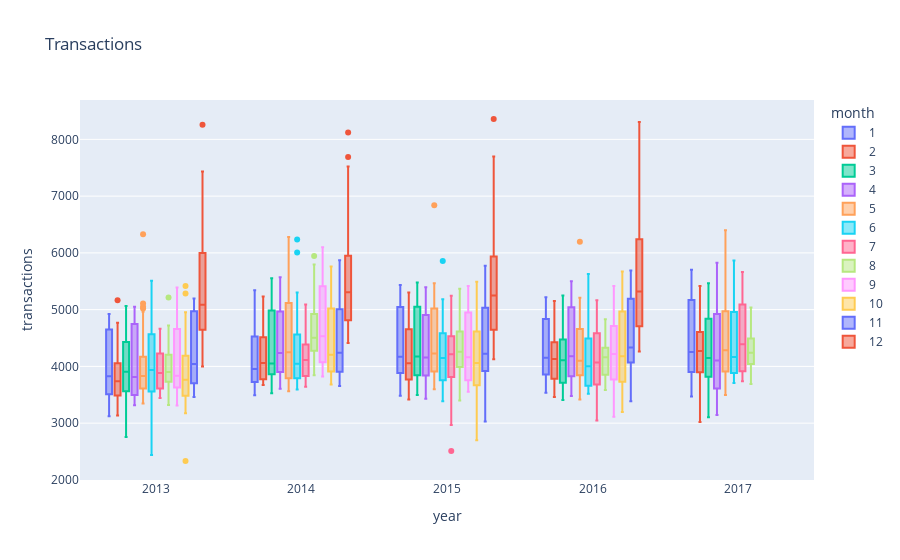

The notebook cell this image was saved under:
### Markdown cell above
#### The box plots gives us a better view of the spike in transactions. This occurs in December. Probably due to Christmas and New Years holidays

### Code cell
a = nTransactions.copy()
a["year"] = a.date.dt.year
a["month"] = a.date.dt.month
px.box(a, x="year", y="transactions" , color = "month", title = "Transactions")

### Figure 1 — Plotly figure (JSON) as saved in the notebook; plotly's stock layout.template omitted (floating-point values rounded to 4 significant figures; data arrays with more than 128 entries replaced by an {"elided": "..."} marker saying what was removed)
{"data": [{"alignmentgroup": "True", "hovertemplate": "month=1<br>year=%{x}<br>transactions=%{y}<extra></extra>", "legendgroup": "1", "marker": {"color": "#636efa"}, "name": "1", "notched": false, "offsetgroup": "1", "orientation": "v", "showlegend": true, "type": "box", "x": {"elided": "148 int values"}, "x0": " ", "xaxis": "x", "y": {"elided": "148 int values"}, "y0": " ", "yaxis": "y"}, {"alignmentgroup": "True", "hovertemplate": "month=2<br>year=%{x}<br>transactions=%{y}<extra></extra>", "legendgroup": "2", "marker": {"color": "#EF553B"}, "name": "2", "notched": false, "offsetgroup": "2", "orientation": "v", "showlegend": true, "type": "box", "x": {"elided": "141 int values"}, "x0": " ", "xaxis": "x", "y": {"elided": "141 int values"}, "y0": " ", "yaxis": "y"}, {"alignmentgroup": "True", "hovertemplate": "month=3<br>year=%{x}<br>transactions=%{y}<extra></extra>", "legendgroup": "3", "marker": {"color": "#00cc96"}, "name": "3", "notched": false, "offsetgroup": "3", "orientation": "v", "showlegend": true, "type": "box", "x": {"elided": "155 int values"}, "x0": " ", "xaxis": "x", "y": {"elided": "155 int values"}, "y0": " ", "yaxis": "y"}, {"alignmentgroup": "True", "hovertemplate": "month=4<br>year=%{x}<br>transactions=%{y}<extra></extra>", "legendgroup": "4", "marker": {"color": "#ab63fa"}, "name": "4", "notched": false, "offsetgroup": "4", "orientation": "v", "showlegend": true, "type": "box", "x": {"elided": "150 int values"}, "x0": " ", "xaxis": "x", "y": {"elided": "150 int values"}, "y0": " ", "yaxis": "y"}, {"alignmentgroup": "True", "hovertemplate": "month=5<br>year=%{x}<br>transactions=%{y}<extra></extra>", "legendgroup": "5", "marker": {"color": "#FFA15A"}, "name": "5", "notched": false, "offsetgroup": "5", "orientation": "v", "showlegend": true, "type": "box", "x": {"elided": "155 int values"}, "x0": " ", "xaxis": "x", "y": {"elided": "155 int values"}, "y0": " ", "yaxis": "y"}, {"alignmentgroup": "True", "hovertemplate": "month=6<br>year=%{x}<br>transactions=%{y}<extra></extra>", "legendgroup": "6", "marker": {"color": "#19d3f3"}, "name": "6", "notched": false, "offsetgroup": "6", "orientation": "v", "showlegend": true, "type": "box", "x": {"elided": "150 int values"}, "x0": " ", "xaxis": "x", "y": {"elided": "150 int values"}, "y0": " ", "yaxis": "y"}, {"alignmentgroup": "True", "hovertemplate": "month=7<br>year=%{x}<br>transactions=%{y}<extra></extra>", "legendgroup": "7", "marker": {"color": "#FF6692"}, "name": "7", "notched": false, "offsetgroup": "7", "orientation": "v", "showlegend": true, "type": "box", "x": {"elided": "155 int values"}, "x0": " ", "xaxis": "x", "y": {"elided": "155 int values"}, "y0": " ", "yaxis": "y"}, {"alignmentgroup": "True", "hovertemplate": "month=8<br>year=%{x}<br>transactions=%{y}<extra></extra>", "legendgroup": "8", "marker": {"color": "#B6E880"}, "name": "8", "notched": false, "offsetgroup": "8", "orientation": "v", "showlegend": true, "type": "box", "x": {"elided": "139 int values"}, "x0": " ", "xaxis": "x", "y": {"elided": "139 int values"}, "y0": " ", "yaxis": "y"}, {"alignmentgroup": "True", "hovertemplate": "month=9<br>year=%{x}<br>transactions=%{y}<extra></extra>", "legendgroup": "9", "marker": {"color": "#FF97FF"}, "name": "9", "notched": false, "offsetgroup": "9", "orientation": "v", "showlegend": true, "type": "box", "x": [2013, 2013, 2013, 2013, 2013, 2013, 2013, 2013, 2013, 2013, 2013, 2013, 2013, 2013, 2013, 2013, 2013, 2013, 2013, 2013, 2013, 2013, 2013, 2013, 2013, 2013, 2013, 2013, 2013, 2013, 2014, 2014, 2014, 2014, 2014, 2014, 2014, 2014, 2014, 2014, 2014, 2014, 2014, 2014, 2014, 2014, 2014, 2014, 2014, 2014, 2014, 2014, 2014, 2014, 2014, 2014, 2014, 2014, 2014, 2014, 2015, 2015, 2015, 2015, 2015, 2015, 2015, 2015, 2015, 2015, 2015, 2015, 2015, 2015, 2015, 2015, 2015, 2015, 2015, 2015, 2015, 2015, 2015, 2015, 2015, 2015, 2015, 2015, 2015, 2015, 2016, 2016, 2016, 2016, 2016, 2016, 2016, 2016, 2016, 2016, 2016, 2016, 2016, 2016, 2016, 2016, 2016, 2016, 2016, 2016, 2016, 2016, 2016, 2016, 2016, 2016, 2016, 2016, 2016, 2016], "x0": " ", "xaxis": "x", "y": [5391, 4303, 3938, 4372, 3629, 3751, 5077, 5038, 3789, 3337, 4035, 3509, 3841, 4838, 4904, 3813, 3311, 3778, 3333, 3895, 4601, 4657, 3758, 3452, 3832, 3394, 3827, 4771, 4788, 3357, 5006, 4521, 4985, 4283, 4571, 5847, 6099, 4415, 4087, 4546, 3946, 4567, 5674, 5634, 4273, 4125, 4545, 3820, 4057, 5529, 5410, 3983, 4054, 4637, 4064, 4072, 5556, 5631, 4107, 3988, 4233, 4573, 3943, 4465, 5417, 5327, 4036, 3779, 4219, 3552, 4148, 5046, 5015, 3754, 3563, 4239, 3623, 4170, 4984, 4951, 3596, 3594, 4089, 3627, 4283, 5171, 5124, 3768, 3551, 3945, 3113, 4620, 5418, 4761, 4202, 4014, 4330, 3775, 4261, 5149, 4712, 3844, 3475, 3996, 3621, 4274, 5000, 4904, 3863, 3706, 4262, 3619, 4232, 4901, 4929, 3767, 3593, 3973, 3545, 4238], "y0": " ", "yaxis": "y"}, {"alignmentgroup": "True", "hovertemplate": "month=10<br>year=%{x}<br>transactions=%{y}<extra></extra>", "legendgroup": "10", "marker": {"color": "#FECB52"}, "name": "10", "notched": false, "offsetgroup": "10", "orientation": "v", "showlegend": true, "type": "box", "x": [2013, 2013, 2013, 2013, 2013, 2013, 2013, 2013, 2013, 2013, 2013, 2013, 2013, 2013, 2013, 2013, 2013, 2013, 2013, 2013, 2013, 2013, 2013, 2013, 2013, 2013, 2013, 2013, 2013, 2013, 2013, 2014, 2014, 2014, 2014, 2014, 2014, 2014, 2014, 2014, 2014, 2014, 2014, 2014, 2014, 2014, 2014, 2014, 2014, 2014, 2014, 2014, 2014, 2014, 2014, 2014, 2014, 2014, 2014, 2014, 2014, 2014, 2015, 2015, 2015, 2015, 2015, 2015, 2015, 2015, 2015, 2015, 2015, 2015, 2015, 2015, 2015, 2015, 2015, 2015, 2015, 2015, 2015, 2015, 2015, 2015, 2015, 2015, 2015, 2015, 2015, 2015, 2015, 2016, 2016, 2016, 2016, 2016, 2016, 2016, 2016, 2016, 2016, 2016, 2016, 2016, 2016, 2016, 2016, 2016, 2016, 2016, 2016, 2016, 2016, 2016, 2016, 2016, 2016, 2016, 2016, 2016, 2016, 2016], "x0": " ", "xaxis": "x", "y": [3753, 4116, 3593, 4046, 4890, 4954, 3663, 3529, 3969, 3418, 2333, 4209, 4345, 3345, 3175, 3960, 3517, 3795, 5416, 5284, 3565, 3386, 3822, 3436, 3764, 4826, 4678, 3611, 3470, 4031, 3354, 4787, 4115, 4717, 5760, 5617, 3870, 4120, 4203, 3875, 4984, 5169, 5033, 4024, 3838, 4465, 4017, 4329, 5523, 5211, 4119, 3817, 4338, 3679, 4098, 5177, 5149, 3754, 3765, 4256, 3795, 4139, 3830, 4466, 5491, 5414, 4027, 3838, 4200, 3639, 4768, 4609, 4618, 3662, 2699, 3974, 3561, 4246, 5143, 5072, 3833, 3483, 4061, 3606, 4125, 4909, 4760, 3679, 3659, 3978, 3453, 4327, 4426, 5482, 5674, 4189, 3740, 4219, 3198, 4255, 5155, 5286, 3996, 3405, 3919, 3827, 4319, 4878, 5275, 3674, 3725, 3943, 3572, 4374, 5016, 4996, 3611, 3619, 4039, 3569, 4178, 4887, 5159, 3768], "y0": " ", "yaxis": "y"}, {"alignmentgroup": "True", "hovertemplate": "month=11<br>year=%{x}<br>transactions=%{y}<extra></extra>", "legendgroup": "11", "marker": {"color": "#636efa"}, "name": "11", "notched": false, "offsetgroup": "11", "orientation": "v", "showlegend": true, "type": "box", "x": [2013, 2013, 2013, 2013, 2013, 2013, 2013, 2013, 2013, 2013, 2013, 2013, 2013, 2013, 2013, 2013, 2013, 2013, 2013, 2013, 2013, 2013, 2013, 2013, 2013, 2013, 2013, 2013, 2013, 2013, 2014, 2014, 2014, 2014, 2014, 2014, 2014, 2014, 2014, 2014, 2014, 2014, 2014, 2014, 2014, 2014, 2014, 2014, 2014, 2014, 2014, 2014, 2014, 2014, 2014, 2014, 2014, 2014, 2014, 2014, 2015, 2015, 2015, 2015, 2015, 2015, 2015, 2015, 2015, 2015, 2015, 2015, 2015, 2015, 2015, 2015, 2015, 2015, 2015, 2015, 2015, 2015, 2015, 2015, 2015, 2015, 2015, 2015, 2015, 2015, 2016, 2016, 2016, 2016, 2016, 2016, 2016, 2016, 2016, 2016, 2016, 2016, 2016, 2016, 2016, 2016, 2016, 2016, 2016, 2016, 2016, 2016, 2016, 2016, 2016, 2016, 2016, 2016, 2016, 2016], "x0": " ", "xaxis": "x", "y": [4148, 4855, 4973, 3654, 3655, 4023, 3488, 3806, 5069, 5197, 3788, 3577, 3970, 3460, 4106, 5170, 5125, 3726, 3712, 4087, 3467, 4195, 5085, 4973, 3908, 3697, 4292, 3705, 4061, 5181, 4843, 4344, 4974, 3745, 4018, 3724, 4194, 5297, 5006, 3654, 3740, 4300, 3714, 4114, 5190, 5023, 3987, 3907, 4062, 3804, 4344, 5225, 5215, 3974, 3851, 4431, 3916, 4291, 5461, 5872, 4105, 4118, 4678, 4054, 3612, 4125, 5129, 5097, 3796, 3920, 4237, 3028, 4295, 5267, 5281, 3883, 3678, 4212, 3809, 4362, 5231, 5035, 3865, 3966, 4709, 3940, 4704, 5245, 5772, 4433, 4240, 5341, 4186, 4421, 4725, 5325, 3952, 3874, 4337, 3586, 4068, 5191, 5690, 4032, 3387, 4236, 3940, 4491, 5332, 5539, 4124, 4328, 4771, 4239, 4988, 5423, 5616, 4168, 3733, 4575], "y0": " ", "yaxis": "y"}, {"alignmentgroup": "True", "hovertemplate": "month=12<br>year=%{x}<br>transactions=%{y}<extra></extra>", "legendgroup": "12", "marker": {"color": "#EF553B"}, "name": "12", "notched": false, "offsetgroup": "12", "orientation": "v", "showlegend": true, "type": "box", "x": [2013, 2013, 2013, 2013, 2013, 2013, 2013, 2013, 2013, 2013, 2013, 2013, 2013, 2013, 2013, 2013, 2013, 2013, 2013, 2013, 2013, 2013, 2013, 2013, 2013, 2013, 2013, 2013, 2013, 2013, 2014, 2014, 2014, 2014, 2014, 2014, 2014, 2014, 2014, 2014, 2014, 2014, 2014, 2014, 2014, 2014, 2014, 2014, 2014, 2014, 2014, 2014, 2014, 2014, 2014, 2014, 2014, 2014, 2014, 2014, 2015, 2015, 2015, 2015, 2015, 2015, 2015, 2015, 2015, 2015, 2015, 2015, 2015, 2015, 2015, 2015, 2015, 2015, 2015, 2015, 2015, 2015, 2015, 2015, 2015, 2015, 2015, 2015, 2015, 2015, 2016, 2016, 2016, 2016, 2016, 2016, 2016, 2016, 2016, 2016, 2016, 2016, 2016, 2016, 2016, 2016, 2016, 2016, 2016, 2016, 2016, 2016, 2016, 2016, 2016, 2016, 2016, 2016, 2016, 2016], "x0": " ", "xaxis": "x", "y": [5823, 4259, 4230, 4644, 4000, 4525, 4935, 5171, 4224, 4305, 4837, 4675, 4913, 5950, 6159, 5165, 5327, 6059, 5997, 6119, 6900, 7159, 8256, 7433, 5084, 5087, 4822, 4214, 5810, 5085, 4682, 4411, 4521, 4413, 4649, 5178, 5452, 4834, 4530, 4969, 4934, 4969, 6279, 5797, 5268, 5343, 5958, 5899, 5951, 7045, 7205, 7524, 8120, 7689, 5693, 4813, 4721, 4868, 5745, 5524, 4326, 4938, 4124, 4234, 4772, 5358, 4618, 4311, 4944, 4584, 5118, 5968, 5672, 4645, 4934, 5492, 5629, 5826, 7085, 6889, 6930, 7502, 8359, 7700, 5549, 4656, 4485, 5143, 5938, 5414, 4264, 4469, 5020, 5697, 4339, 5167, 4707, 4362, 5252, 5389, 5559, 4509, 4604, 5186, 5125, 5473, 6379, 6558, 5800, 6241, 7597, 7275, 8307, 7430, 5665, 4675, 5196, 4802, 6360, 5598], "y0": " ", "yaxis": "y"}], "layout": {"boxmode": "group", "legend": {"title": {"text": "month"}, "tracegroupgap": 0}, "title": {"text": "Transactions"}, "xaxis": {"anchor": "y", "domain": [0, 1], "title": {"text": "year"}}, "yaxis": {"anchor": "x", "domain": [0, 1], "title": {"text": "transactions"}}}}
